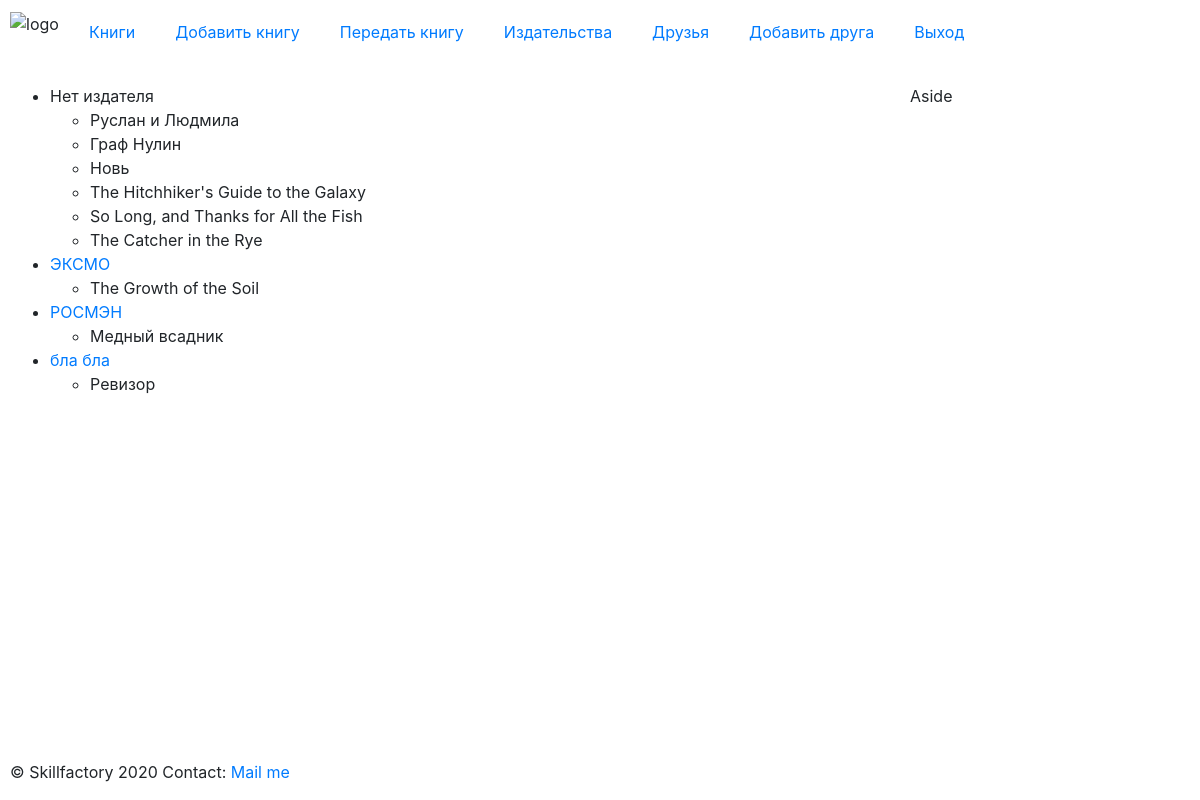
Page /publishers (signed in) on the earlier database version.
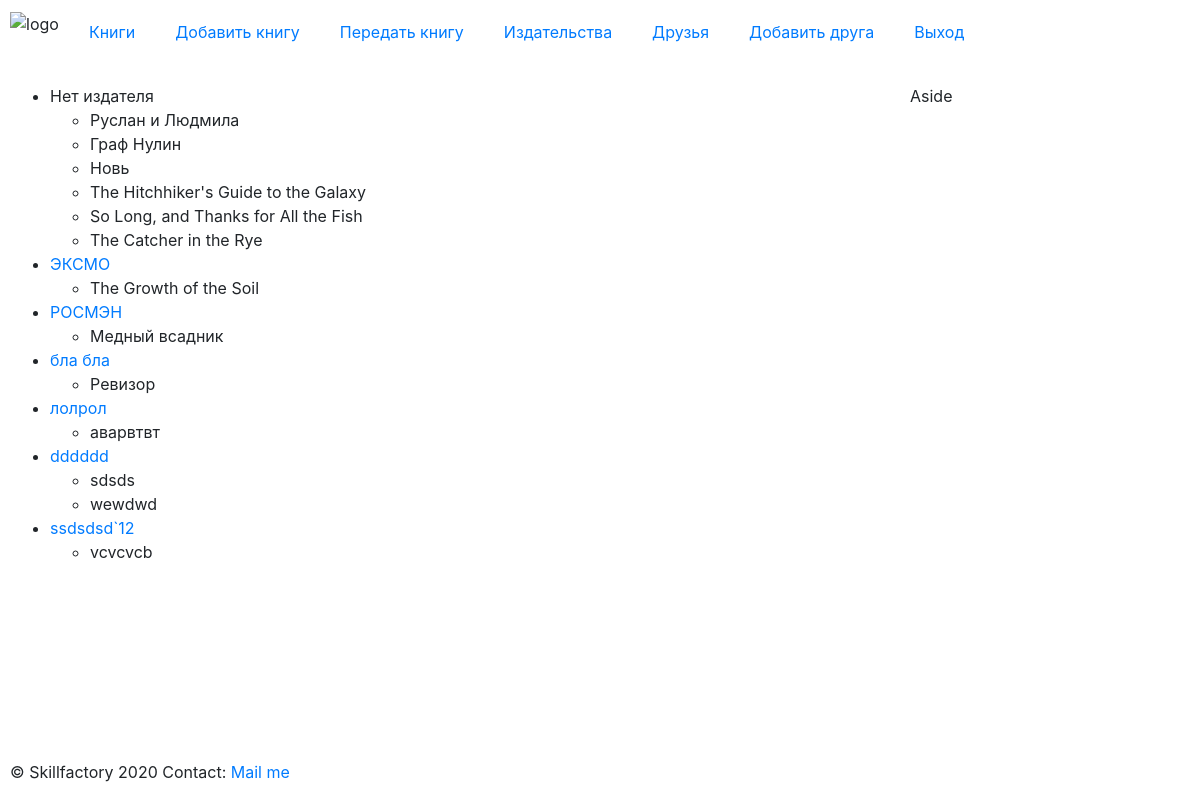
Same page on the later database version.
### p_library/models.py (models this page shows, shortened)
class Book(models.Model):
    ISBN = models.CharField(max_length=13)
    title = models.TextField()
    description = models.TextField()
    year_release = models.SmallIntegerField()
    price = models.FloatField()
    copy_count = models.PositiveSmallIntegerField(default=1)
    cover = models.ImageField(upload_to="p_library/book", default=None, null=True)
    author = models.ForeignKey(Author, on_delete=models.CASCADE)
    publisher = models.ForeignKey(Publisher, null=True, on_delete=models.SET_NULL)
    book_reader = models.ManyToManyField(Friend, through="BookReader")

class Publisher(models.Model):
    name = models.TextField()
    description = models.TextField()

### p_library/views.py (the view)
# urls.py: path("publishers", views.publisher_list, name="publishers"),
@login_required
def publisher_list(request):
    return render(
        request,
        "publishers.html",
        {
            "publishers": Book.objects.select_related("publisher").order_by(
                "publisher"
            ),
        },
    )

### templates/publishers.html
{% extends "./base.html" %}
{% block content %}
{% regroup publishers by publisher as publishers_list %}
<ul>
    {% for publisher in publishers_list %}
        <li>
            {% if publisher.grouper.name %}
                <a href="{% url 'p_library:publisher_detail' publisher.grouper.pk %}">{{ publisher.grouper.name }}</a>
            {% else %}
                Нет издателя
            {% endif %}
                <ul>
                    {% for item in publisher.list %}
                        <li> {{ item.title }}</li>
                    {% endfor %}
                </ul>
        </li>
    {% endfor %}
</ul>
{% endblock %}

Differences in the rows shown:
added Publisher: grouper.name "лолрол"
added Book: title "аварвтвт", shown under "лолрол"
added Publisher: grouper.name "dddddd"
added Book: title "sdsds", shown under "dddddd"
added Book: title "wewdwd", shown under "dddddd"
added Publisher: grouper.name "ssdsdsd`12"
added Book: title "vcvcvcb", shown under "ssdsdsd`12"
